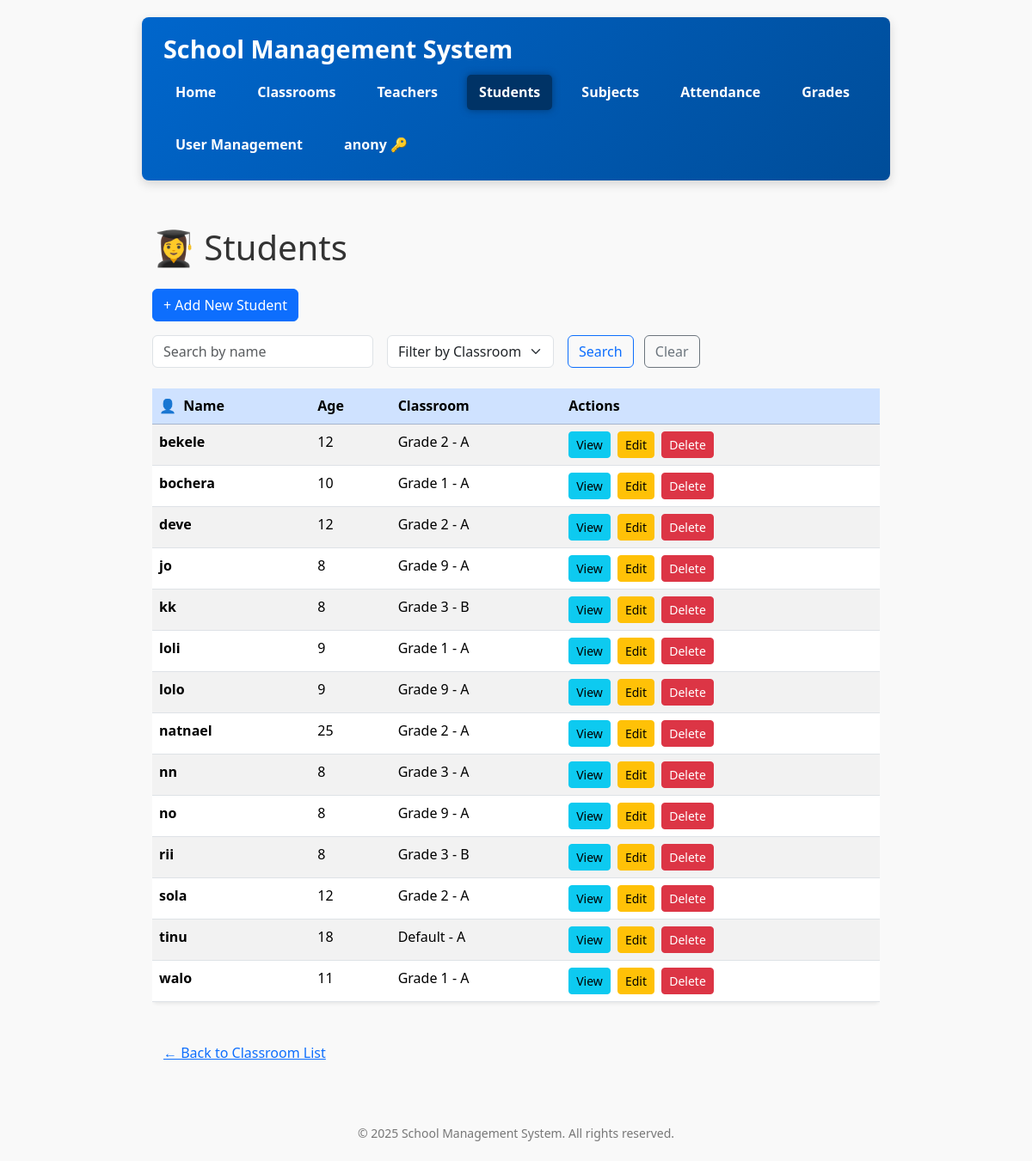
Page /students/ (signed in) on the committed database.
### school/models.py (models this page shows, shortened)
class User(AbstractUser):
    ROLE_CHOICES = (
        ('ADMIN', 'Admin'),
        ('TEACHER', 'Teacher'),
        ('STUDENT', 'Student'),
    )
    role = models.CharField(max_length=10, choices=ROLE_CHOICES, null=True, blank=True)
    force_password_change = models.BooleanField(default=False)  # Add this field

class Student(models.Model):
    user = models.OneToOneField(settings.AUTH_USER_MODEL, on_delete=models.CASCADE)
    GENDER_CHOICES = [('Male', 'Male'), ('Female', 'Female'), ('Other', 'Other')]
    name = models.CharField(max_length=100)
    age = models.PositiveIntegerField()
    gender = models.CharField(max_length=10, choices=GENDER_CHOICES)
    photo = models.ImageField(upload_to='student_photos/', blank=True, null=True)
    address = models.TextField(blank=True)
    parent_contact = models.CharField(max_length=20, blank=True)
    classroom = models.ForeignKey(ClassRoom, on_delete=models.CASCADE, related_name='students')
    class Meta:
        ordering = ['name']

class ClassRoom(models.Model):
    name = models.CharField(max_length=100)
    section = models.CharField(max_length=1)
    subjects = models.ManyToManyField('Subject', related_name='classrooms', blank=True)
    class Meta:
        ordering = ['name', 'section']
        verbose_name_plural = 'Classrooms'

### school/views.py (the view)
# urls.py: path('students/', views.student_list, name='student_list'),
@role_required(['ADMIN', 'TEACHER', 'STUDENT'])
def student_list(request):
    students = Student.objects.all()
    classrooms = ClassRoom.objects.all()
    q = request.GET.get('q')
    if q:
        students = students.filter(name__icontains=q)
    classroom_id = request.GET.get('classroom')
    if classroom_id:
        students = students.filter(classroom_id=classroom_id)
    return render(request, 'school/student_list.html', {
        'students': students,
        'classrooms': classrooms,
    })

### school/views.py (called while the page is built)
def role_required(allowed_roles=None):
    if allowed_roles is None:
        allowed_roles = []
    def decorator(view_func):
        @wraps(view_func)
        def wrapper(request, *args, **kwargs):
            if not request.user.is_authenticated:
                from django.contrib.auth.views import redirect_to_login
                return redirect_to_login(request.get_full_path())
            user = request.user
            if user.is_superuser:
                return view_func(request, *args, **kwargs)
            user_role = getattr(user, 'role', None)
            if user_role and user_role.upper() in [r.upper() for r in allowed_roles]:
                return view_func(request, *args, **kwargs)
            from django.shortcuts import redirect
            return redirect('school:no_permission')
        return wrapper
    return decorator

### school/templates/school/student_list.html (shortened to what this page needs)
{% extends 'school/base.html' %}
{% block content %}
<h1 class="mb-4">👩‍🎓 Students</h1>
<div class="mb-3">
    <a href="{% url 'school:student_create' %}" class="btn btn-primary">
        + Add New Student
    </a>
</div>
<form method="get" class="row g-3 align-items-center mb-4">
    <div class="col-auto">
        <input
            type="text"
            name="q"
            class="form-control"
            placeholder="Search by name"
            value="{{ request.GET.q|default:'' }}"
            autocomplete="off"
        />
    </div>
    <div class="col-auto">
        <select name="classroom" class="form-select">
            <option value="">Filter by Classroom</option>
        </select>
    </div>
    <div class="col-auto">
        <button type="submit" class="btn btn-outline-primary">Search</button>
        <a href="{% url 'school:student_list' %}" class="btn btn-outline-secondary ms-2">Clear</a>
    </div>
</form>
{% if students %}
<div class="table-responsive">
    <table class="table table-striped table-hover shadow-sm rounded bg-white">
        <thead class="table-primary">
            <tr>
                <th><span class="me-1">👤</span> Name</th>
                <th>Age</th>
                <th>Classroom</th>
                <th>Actions</th>
            </tr>
        </thead>
        <tbody>
            {% for student in students %}
            <tr>
                <td><strong>{{ student.name }}</strong></td>
                <td>{{ student.age }}</td>
                <td>{{ student.classroom.name }} - {{ student.classroom.section }}</td>
                <td>
                    <a href="{% url 'school:student_detail' student.pk %}" class="btn btn-sm btn-info me-1">View</a>
                    <a href="{% url 'school:student_update' student.pk %}" class="btn btn-sm btn-warning me-1">Edit</a>
                    <form method="post" action="{% url 'school:student_delete' student.pk %}" style="display:inline;" onsubmit="return confirm('Are you sure you want to delete this student?');">
                        <button type="submit" class="btn btn-sm btn-danger">Delete</button>
                    </form>
                </td>
            </tr>
            {% endfor %}
        </tbody>
    </table>
</div>
{% else %}
<div class="alert alert-info text-center">No students found.</div>
{% endif %}
<div class="mt-4">
    <a href="{% url 'school:classroom_list' %}" class="btn btn-link">← Back to Classroom List</a>
</div>
{% endblock %}

### school/templates/school/base.html (shortened to what this page needs)
{% load static %}
<!DOCTYPE html>
<html lang="en">
<head>
    <link href="https://cdn.jsdelivr.net/npm/bootstrap@5.3.3/dist/css/bootstrap.min.css" rel="stylesheet" />
</head>
<body>
    <header>
        <div class="d-flex align-items-center">
            <h1>School Management System</h1>
        </div>
       <nav>
    <a href="{% url 'school:home' %}" class="{% if request.resolver_match.url_name == 'home' %}active{% endif %}">Home</a>
    <a href="{% url 'school:classroom_list' %}" class="{% if 'classroom' in request.path %}active{% endif %}">Classrooms</a>
    <a href="{% url 'school:teacher_list' %}" class="{% if 'teacher' in request.path %}active{% endif %}">Teachers</a>
    <a href="{% url 'school:student_list' %}" class="{% if 'student' in request.path %}active{% endif %}">Students</a>
    <a href="{% url 'school:subject_list' %}" class="{% if 'subject' in request.path %}active{% endif %}">Subjects</a>
    <a href="{% url 'school:attendance_list' %}" class="{% if 'attendance' in request.path %}active{% endif %}">Attendance</a>
    <a href="{% url 'school:grade_list' %}" class="{% if 'grade' in request.path %}active{% endif %}">Grades</a>
    {% if user.is_authenticated %}
        {% if user.is_superuser or user.role|default:''|upper == 'ADMIN' %}
            <a href="{% url 'school:user_list' %}" class="{% if 'users' in request.path %}active{% endif %}">User Management</a>
        {% endif %}
        <form id="logout-form" action="{% url 'school:logout' %}" method="post" style="display:inline;">
            <button type="submit" title="Logout">{{ user.username }} &#x1F511;</button>
        </form>
    {% else %}
        <a href="{% url 'school:login' %}" class="{% if 'login' in request.path %}active{% endif %}">Login</a>
    {% endif %}
</nav>
    </header>
    <div class="container py-4">
        {% block content %}{% endblock %}
    </div>
    <footer>
        &copy; {% now "Y" %} School Management System. All rights reserved.
    </footer>
</body>
</html>

### school/templates/school/base.html (style rules this page uses)
body { font-family: 'Segoe UI', Tahoma, Geneva, Verdana, sans-serif; max-width: 900px; margin: 20px auto; padding: 0 15px; background: #f9f9f9; color: #333; line-height: 1.6; }
header { background: linear-gradient(135deg, #0066cc 0%, #004d99 100%); color: white; padding: 20px 25px; margin-bottom: 30px; border-radius: 8px; box-shadow: 0 4px 12px rgba(0, 0, 0, 0.15); position: sticky; top: 0; z-index: 1000; }
header h1 { margin: 0; font-weight: 700; font-size: 1.8rem; user-select: none; }
nav { margin-top: 12px; display: flex; gap: 20px; flex-wrap: wrap; }
nav a, nav form button { color: white; font-weight: 600; padding: 8px 14px; border-radius: 5px; transition: background-color 0.3s ease; cursor: pointer; text-decoration: none; border: none; background: none; }
nav a.active { background-color: #003366; color: #fff; box-shadow: 0 0 8px #003366cc; }
footer { margin-top: 40px; text-align: center; color: #777; font-size: 14px; }

### rows in the picture
User: username "anony"
Student: name "bekele", age "12", classroom.name "Grade 2", classroom.section "A"
Student: name "bochera", age "10", classroom.name "Grade 1", classroom.section "A"
Student: name "deve", age "12", classroom.name "Grade 2", classroom.section "A"
Student: name "jo", age "8", classroom.name "Grade 9", classroom.section "A"
Student: name "kk", age "8", classroom.name "Grade 3", classroom.section "B"
Student: name "loli", age "9", classroom.name "Grade 1", classroom.section "A"
Student: name "lolo", age "9", classroom.name "Grade 9", classroom.section "A"
Student: name "natnael", age "25", classroom.name "Grade 2", classroom.section "A"
Student: name "nn", age "8", classroom.name "Grade 3", classroom.section "A"
Student: name "no", age "8", classroom.name "Grade 9", classroom.section "A"
Student: name "rii", age "8", classroom.name "Grade 3", classroom.section "B"
Student: name "sola", age "12", classroom.name "Grade 2", classroom.section "A"
Student: name "tinu", age "18", classroom.name "Default", classroom.section "A"
Student: name "walo", age "11", classroom.name "Grade 1", classroom.section "A"
